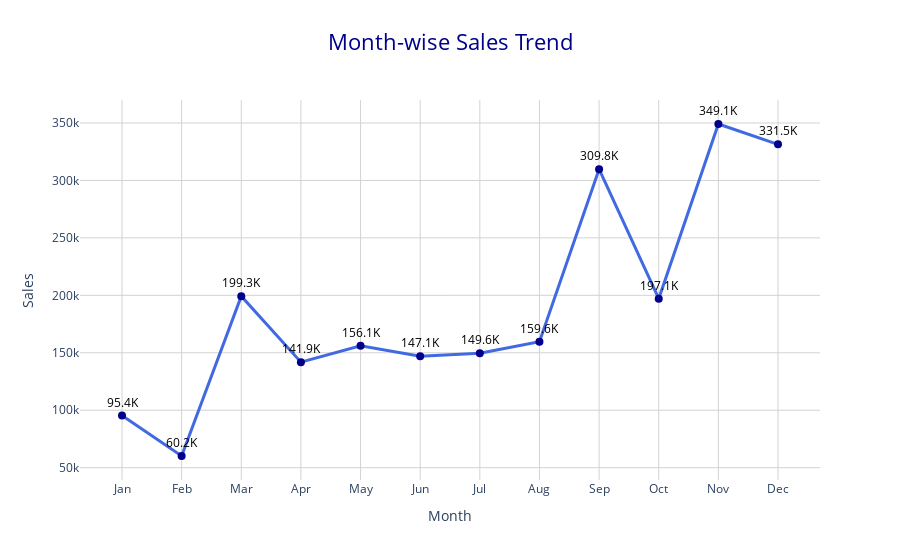

Notebook cell for this chart:
### Markdown cell above
#### Month by Sales

### Code cell
# Month wise Sales aggregation
df_monthly = df.groupby(df['Order_Date'].dt.month_name().str[:3])[['Sales']].sum().reset_index()

# Month order sahi karna
months_order = ["Jan","Feb","Mar","Apr","May","Jun","Jul","Aug","Sep","Oct","Nov","Dec"]
df_monthly['Month'] = pd.Categorical(df_monthly['Order_Date'], categories=months_order, ordered=True)
df_monthly = df_monthly.sort_values('Month')

# Sales ko K format me round karna
df_monthly['Sales_K'] = (df_monthly['Sales'] / 1000).round(1).astype(str) + "K"

# Line chart
fig = px.line(
    df_monthly,
    x="Month",
    y="Sales",
    markers=True,
    title="Month-wise Sales Trend",
    text="Sales_K",   # Data labels in K format
    hover_data={"Sales":":,.0f"}
)

# Chart styling
fig.update_traces(
    line=dict(width=3, color="royalblue"),
    marker=dict(size=8, color="darkblue"),
    textposition="top center",
    textfont=dict(size=12, color="black")
)

fig.update_layout(
    xaxis_title="Month",
    yaxis_title="Sales",
    template="plotly_white",
    hovermode="x unified",
    title_x=0.5,
    title_font=dict(size=22, color="darkblue"),
    xaxis=dict(showgrid=True, gridcolor="lightgrey"),
    yaxis=dict(showgrid=True, gridcolor="lightgrey"),
    legend=dict(orientation="h", y=1.1, x=0.5, xanchor="center")
)

fig.show()

### Figure 1 — Plotly figure (JSON) as saved in the notebook; plotly's stock layout.template omitted (floating-point values rounded to 4 significant figures)
{"data": [{"hovertemplate": "Month=%{x}<br>Sales=%{y:,.0f}<br>Sales_K=%{text}<extra></extra>", "legendgroup": "", "line": {"color": "royalblue", "dash": "solid", "width": 3}, "marker": {"color": "darkblue", "size": 8, "symbol": "circle"}, "mode": "lines+markers+text", "name": "", "orientation": "v", "showlegend": false, "text": ["95.4K", "60.2K", "199.3K", "141.9K", "156.1K", "147.1K", "149.6K", "159.6K", "309.8K", "197.1K", "349.1K", "331.5K"], "textfont": {"color": "black", "size": 12}, "textposition": "top center", "type": "scatter", "x": ["Jan", "Feb", "Mar", "Apr", "May", "Jun", "Jul", "Aug", "Sep", "Oct", "Nov", "Dec"], "xaxis": "x", "y": [95370.0, 60170.0, 199300.0, 141900.0, 156100.0, 147100.0, 149600.0, 159600.0, 309800.0, 197100.0, 349100.0, 331500.0], "yaxis": "y"}], "layout": {"hovermode": "x unified", "legend": {"orientation": "h", "tracegroupgap": 0, "x": 0.5, "xanchor": "center", "y": 1.1}, "title": {"font": {"color": "darkblue", "size": 22}, "text": "Month-wise Sales Trend", "x": 0.5}, "xaxis": {"anchor": "y", "domain": [0, 1], "gridcolor": "lightgrey", "showgrid": true, "title": {"text": "Month"}}, "yaxis": {"anchor": "x", "domain": [0, 1], "gridcolor": "lightgrey", "showgrid": true, "title": {"text": "Sales"}}}}
